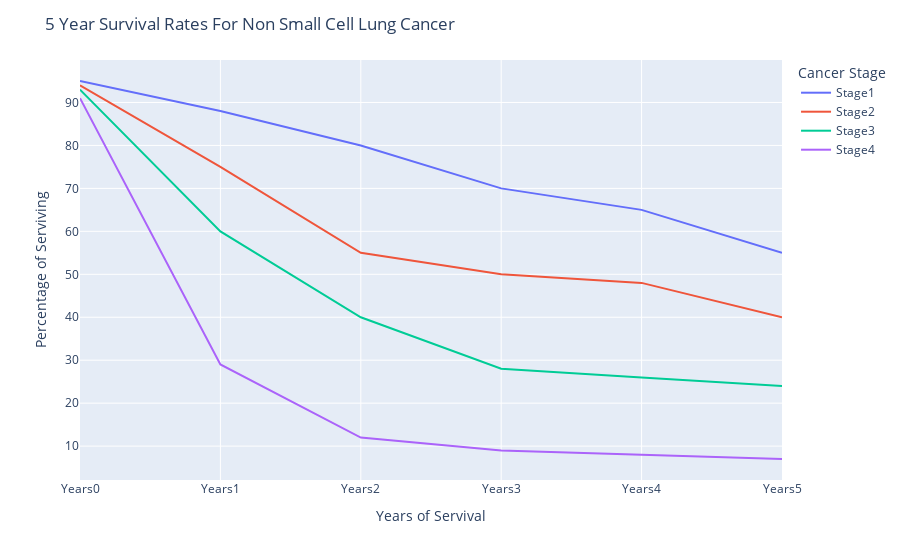

Notebook source saved alongside this figure:
### Code cell
# imports
import plotly.express as px 
import pandas as pd 
import numpy as np 
from plotly.offline import plot

# data
df_wide = pd.read_csv('YearsOfServival.csv')
df_long=pd.melt(df_wide, id_vars=['Years'], value_vars=['Stage1', 'Stage2', 'Stage3', 'Stage4'])

# plotly 
fig = px.line(df_long, x='Years', y='value', color='variable',labels=dict(Years="Years of Servival", 
               value="Percentage of Serviving", variable="Cancer Stage"))

fig.update_layout(
    title_text='5 Year Survival Rates For Non Small Cell Lung Cancer'
)

# Show plot 
fig.show()
plot(fig, filename= 'PercentageOfServivingByStage.html')

### Figure 1 — Plotly figure (JSON) as saved in the notebook; plotly's stock layout.template omitted (floating-point values rounded to 4 significant figures)
{"data": [{"hovertemplate": "Cancer Stage=Stage1<br>Years of Servival=%{x}<br>Percentage of Serviving=%{y}<extra></extra>", "legendgroup": "Stage1", "line": {"color": "#636efa", "dash": "solid"}, "mode": "lines", "name": "Stage1", "orientation": "v", "showlegend": true, "type": "scatter", "x": ["Years0", "Years1", "Years2", "Years3", "Years4", "Years5"], "xaxis": "x", "y": [95, 88, 80, 70, 65, 55], "yaxis": "y"}, {"hovertemplate": "Cancer Stage=Stage2<br>Years of Servival=%{x}<br>Percentage of Serviving=%{y}<extra></extra>", "legendgroup": "Stage2", "line": {"color": "#EF553B", "dash": "solid"}, "mode": "lines", "name": "Stage2", "orientation": "v", "showlegend": true, "type": "scatter", "x": ["Years0", "Years1", "Years2", "Years3", "Years4", "Years5"], "xaxis": "x", "y": [94, 75, 55, 50, 48, 40], "yaxis": "y"}, {"hovertemplate": "Cancer Stage=Stage3<br>Years of Servival=%{x}<br>Percentage of Serviving=%{y}<extra></extra>", "legendgroup": "Stage3", "line": {"color": "#00cc96", "dash": "solid"}, "mode": "lines", "name": "Stage3", "orientation": "v", "showlegend": true, "type": "scatter", "x": ["Years0", "Years1", "Years2", "Years3", "Years4", "Years5"], "xaxis": "x", "y": [93, 60, 40, 28, 26, 24], "yaxis": "y"}, {"hovertemplate": "Cancer Stage=Stage4<br>Years of Servival=%{x}<br>Percentage of Serviving=%{y}<extra></extra>", "legendgroup": "Stage4", "line": {"color": "#ab63fa", "dash": "solid"}, "mode": "lines", "name": "Stage4", "orientation": "v", "showlegend": true, "type": "scatter", "x": ["Years0", "Years1", "Years2", "Years3", "Years4", "Years5"], "xaxis": "x", "y": [91, 29, 12, 9, 8, 7], "yaxis": "y"}], "layout": {"legend": {"title": {"text": "Cancer Stage"}, "tracegroupgap": 0}, "margin": {"t": 60}, "title": {"text": "5 Year Survival Rates For Non Small Cell Lung Cancer"}, "xaxis": {"anchor": "y", "domain": [0, 1], "title": {"text": "Years of Servival"}}, "yaxis": {"anchor": "x", "domain": [0, 1], "title": {"text": "Percentage of Serviving"}}}}
